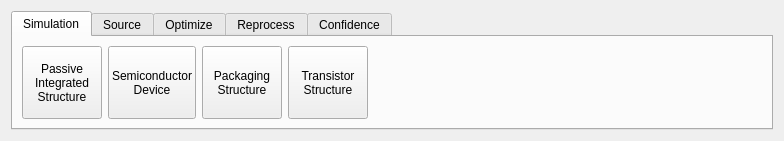
<?xml version="1.0" encoding="UTF-8"?>
<ui version="4.0">
 <class>TabMenuWidget</class>
 <widget class="QWidget" name="TabMenuWidget">
  <property name="geometry">
   <rect>
    <x>0</x>
    <y>0</y>
    <width>784</width>
    <height>141</height>
   </rect>
  </property>
  <property name="windowTitle">
   <string>TabMenuWidget</string>
  </property>
  <layout class="QHBoxLayout" name="horizontalLayout_2">
   <item>
    <widget class="QTabWidget" name="tabWidget">
     <property name="currentIndex">
      <number>0</number>
     </property>
     <widget class="QWidget" name="tab">
      <property name="enabled">
       <bool>true</bool>
      </property>
      <attribute name="title">
       <string>Simulation</string>
      </attribute>
      <layout class="QHBoxLayout" name="horizontalLayout">
       <item>
        <widget class="QPushButton" name="pushButton">
         <property name="sizePolicy">
          <sizepolicy hsizetype="Fixed" vsizetype="Minimum">
           <horstretch>0</horstretch>
           <verstretch>0</verstretch>
          </sizepolicy>
         </property>
         <property name="text">
          <string>Passive
Integrated
Structure</string>
         </property>
         <property name="checkable">
          <bool>false</bool>
         </property>
        </widget>
       </item>
       <item>
        <widget class="QPushButton" name="pushButton_2">
         <property name="sizePolicy">
          <sizepolicy hsizetype="Fixed" vsizetype="Minimum">
           <horstretch>0</horstretch>
           <verstretch>0</verstretch>
          </sizepolicy>
         </property>
         <property name="text">
          <string>Semiconductor
Device</string>
         </property>
        </widget>
       </item>
       <item>
        <widget class="QPushButton" name="pushButton_3">
         <property name="sizePolicy">
          <sizepolicy hsizetype="Fixed" vsizetype="Minimum">
           <horstretch>0</horstretch>
           <verstretch>0</verstretch>
          </sizepolicy>
         </property>
         <property name="text">
          <string>Packaging
Structure</string>
         </property>
        </widget>
       </item>
       <item>
        <widget class="QPushButton" name="pushButton_4">
         <property name="sizePolicy">
          <sizepolicy hsizetype="Fixed" vsizetype="Minimum">
           <horstretch>0</horstretch>
           <verstretch>0</verstretch>
          </sizepolicy>
         </property>
         <property name="text">
          <string>Transistor
Structure</string>
         </property>
        </widget>
       </item>
       <item>
        <spacer name="horizontalSpacer">
         <property name="orientation">
          <enum>Qt::Orientation::Horizontal</enum>
         </property>
         <property name="sizeType">
          <enum>QSizePolicy::Policy::Expanding</enum>
         </property>
         <property name="sizeHint" stdset="0">
          <size>
           <width>40</width>
           <height>20</height>
          </size>
         </property>
        </spacer>
       </item>
      </layout>
     </widget>
     <widget class="QWidget" name="tab_2">
      <attribute name="title">
       <string>Source</string>
      </attribute>
      <layout class="QHBoxLayout" name="horizontalLayout_3">
       <item>
        <widget class="QPushButton" name="pushButton_6">
         <property name="sizePolicy">
          <sizepolicy hsizetype="Fixed" vsizetype="Minimum">
           <horstretch>0</horstretch>
           <verstretch>0</verstretch>
          </sizepolicy>
         </property>
         <property name="text">
          <string>Electrostatic
Discharge</string>
         </property>
        </widget>
       </item>
       <item>
        <widget class="QPushButton" name="pushButton_8">
         <property name="sizePolicy">
          <sizepolicy hsizetype="Fixed" vsizetype="Minimum">
           <horstretch>0</horstretch>
           <verstretch>0</verstretch>
          </sizepolicy>
         </property>
         <property name="text">
          <string>Thermal
Noise</string>
         </property>
        </widget>
       </item>
       <item>
        <widget class="QPushButton" name="pushButton_5">
         <property name="sizePolicy">
          <sizepolicy hsizetype="Fixed" vsizetype="Minimum">
           <horstretch>0</horstretch>
           <verstretch>0</verstretch>
          </sizepolicy>
         </property>
         <property name="text">
          <string>Electromagnetic
Interference</string>
         </property>
        </widget>
       </item>
       <item>
        <widget class="QPushButton" name="pushButton_7">
         <property name="sizePolicy">
          <sizepolicy hsizetype="Fixed" vsizetype="Minimum">
           <horstretch>0</horstretch>
           <verstretch>0</verstretch>
          </sizepolicy>
         </property>
         <property name="text">
          <string>Crosstalk</string>
         </property>
        </widget>
       </item>
       <item>
        <widget class="QPushButton" name="pushButton_9">
         <property name="sizePolicy">
          <sizepolicy hsizetype="Fixed" vsizetype="Minimum">
           <horstretch>0</horstretch>
           <verstretch>0</verstretch>
          </sizepolicy>
         </property>
         <property name="text">
          <string>Shot
Noise</string>
         </property>
        </widget>
       </item>
       <item>
        <spacer name="horizontalSpacer_2">
         <property name="orientation">
          <enum>Qt::Orientation::Horizontal</enum>
         </property>
         <property name="sizeHint" stdset="0">
          <size>
           <width>40</width>
           <height>20</height>
          </size>
         </property>
        </spacer>
       </item>
      </layout>
     </widget>
     <widget class="QWidget" name="tab_3">
      <attribute name="title">
       <string>Optimize</string>
      </attribute>
      <layout class="QHBoxLayout" name="horizontalLayout_4">
       <item>
        <widget class="QPushButton" name="pushButton_10">
         <property name="sizePolicy">
          <sizepolicy hsizetype="Fixed" vsizetype="Minimum">
           <horstretch>0</horstretch>
           <verstretch>0</verstretch>
          </sizepolicy>
         </property>
         <property name="text">
          <string>Bayesian
Optimization</string>
         </property>
        </widget>
       </item>
       <item>
        <widget class="QPushButton" name="pushButton_11">
         <property name="sizePolicy">
          <sizepolicy hsizetype="Fixed" vsizetype="Minimum">
           <horstretch>0</horstretch>
           <verstretch>0</verstretch>
          </sizepolicy>
         </property>
         <property name="text">
          <string>Neural
Networks</string>
         </property>
        </widget>
       </item>
       <item>
        <widget class="QPushButton" name="pushButton_12">
         <property name="sizePolicy">
          <sizepolicy hsizetype="Fixed" vsizetype="Minimum">
           <horstretch>0</horstretch>
           <verstretch>0</verstretch>
          </sizepolicy>
         </property>
         <property name="text">
          <string>Reinforcement
Learning</string>
         </property>
        </widget>
       </item>
       <item>
        <widget class="QPushButton" name="pushButton_13">
         <property name="sizePolicy">
          <sizepolicy hsizetype="Fixed" vsizetype="Minimum">
           <horstretch>0</horstretch>
           <verstretch>0</verstretch>
          </sizepolicy>
         </property>
         <property name="text">
          <string>LSTM</string>
         </property>
        </widget>
       </item>
       <item>
        <spacer name="horizontalSpacer_3">
         <property name="orientation">
          <enum>Qt::Orientation::Horizontal</enum>
         </property>
         <property name="sizeHint" stdset="0">
          <size>
           <width>40</width>
           <height>20</height>
          </size>
         </property>
        </spacer>
       </item>
      </layout>
     </widget>
     <widget class="QWidget" name="tab_4">
      <attribute name="title">
       <string>Reprocess</string>
      </attribute>
      <layout class="QHBoxLayout" name="horizontalLayout_5">
       <item>
        <widget class="QPushButton" name="pushButton_14">
         <property name="sizePolicy">
          <sizepolicy hsizetype="Fixed" vsizetype="Minimum">
           <horstretch>0</horstretch>
           <verstretch>0</verstretch>
          </sizepolicy>
         </property>
         <property name="text">
          <string>Data
Extraction</string>
         </property>
        </widget>
       </item>
       <item>
        <widget class="QPushButton" name="pushButton_15">
         <property name="sizePolicy">
          <sizepolicy hsizetype="Fixed" vsizetype="Minimum">
           <horstretch>0</horstretch>
           <verstretch>0</verstretch>
          </sizepolicy>
         </property>
         <property name="text">
          <string>Visualization</string>
         </property>
        </widget>
       </item>
       <item>
        <widget class="QPushButton" name="pushButton_16">
         <property name="sizePolicy">
          <sizepolicy hsizetype="Fixed" vsizetype="Minimum">
           <horstretch>0</horstretch>
           <verstretch>0</verstretch>
          </sizepolicy>
         </property>
         <property name="text">
          <string>Parameter
Fitting</string>
         </property>
        </widget>
       </item>
       <item>
        <widget class="QPushButton" name="pushButton_17">
         <property name="sizePolicy">
          <sizepolicy hsizetype="Fixed" vsizetype="Minimum">
           <horstretch>0</horstretch>
           <verstretch>0</verstretch>
          </sizepolicy>
         </property>
         <property name="text">
          <string>Analysis</string>
         </property>
        </widget>
       </item>
       <item>
        <spacer name="horizontalSpacer_4">
         <property name="orientation">
          <enum>Qt::Orientation::Horizontal</enum>
         </property>
         <property name="sizeHint" stdset="0">
          <size>
           <width>40</width>
           <height>20</height>
          </size>
         </property>
        </spacer>
       </item>
      </layout>
     </widget>
     <widget class="QWidget" name="tab_5">
      <attribute name="title">
       <string>Confidence</string>
      </attribute>
      <layout class="QHBoxLayout" name="horizontalLayout_6">
       <item>
        <widget class="QPushButton" name="pushButton_18">
         <property name="sizePolicy">
          <sizepolicy hsizetype="Fixed" vsizetype="Minimum">
           <horstretch>0</horstretch>
           <verstretch>0</verstretch>
          </sizepolicy>
         </property>
         <property name="text">
          <string>Model
Validation</string>
         </property>
        </widget>
       </item>
       <item>
        <widget class="QPushButton" name="pushButton_19">
         <property name="sizePolicy">
          <sizepolicy hsizetype="Fixed" vsizetype="Minimum">
           <horstretch>0</horstretch>
           <verstretch>0</verstretch>
          </sizepolicy>
         </property>
         <property name="text">
          <string>Reliability
Verification</string>
         </property>
        </widget>
       </item>
       <item>
        <spacer name="horizontalSpacer_5">
         <property name="orientation">
          <enum>Qt::Orientation::Horizontal</enum>
         </property>
         <property name="sizeHint" stdset="0">
          <size>
           <width>40</width>
           <height>20</height>
          </size>
         </property>
        </spacer>
       </item>
      </layout>
     </widget>
    </widget>
   </item>
  </layout>
 </widget>
 <resources/>
 <connections/>
</ui>
